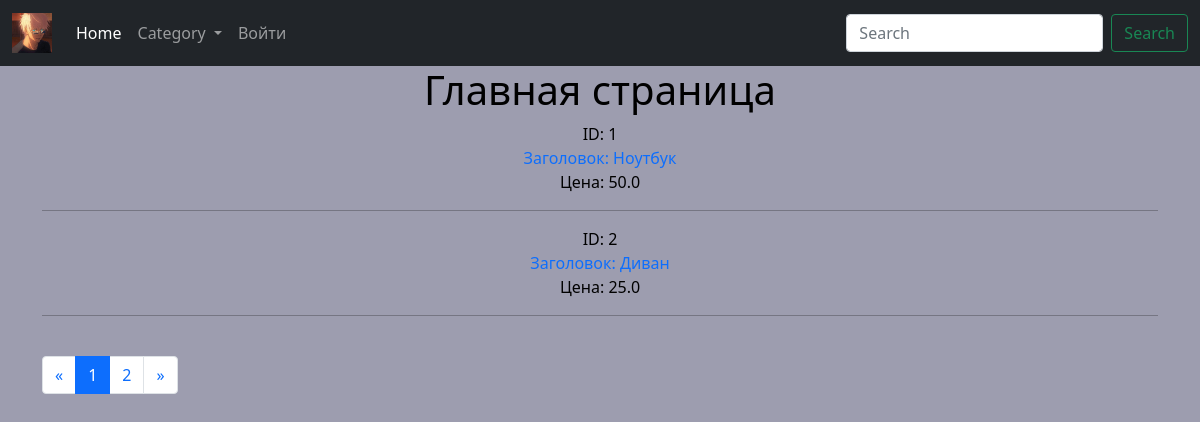
The page / on the database its author committed.
### products/models.py (models this page shows, shortened)
class Products(models.Model):
    title = models.CharField(max_length=100, verbose_name="Заголовок")
    description = models.TextField(null=True, blank=True, verbose_name="Описание")
    price = models.FloatField(verbose_name="Цена")
    category = models.ForeignKey(Category, on_delete=models.CASCADE, verbose_name="Категория")
    tags = models.ManyToManyField(Tag, blank=True, verbose_name="Теги")
    class Meta:
        verbose_name = "Продукт"
        verbose_name_plural = "Продукты"

### products/views.py (the view)
# urls.py: path('', views.main_page_view),
def main_page_view(request):
    page = int(request.GET.get('page', '1'))
    print('Страница', page)
    print(f'Объекты: [{(page - 1) * PAGE_SIZE}:{page * PAGE_SIZE}]')
    products = Products.objects.all()
    categories = Category.objects.all()
    total = products.count()
    page_count = total // PAGE_SIZE
    if total % PAGE_SIZE > 0:
        page_count += 1
    next_page = page + 1
    prev_page = page - 1
    for i in products:
        print('id:', i.id)
        print('title:', i.title)
        print('price:', i.price)
        print()
    data = {
        'title': 'Главная страница',
        'page': page,
        'next_page': next_page,
        'prev_page': prev_page,
        'last_page': page_count,
        'page_count': range(1, page_count + 1),
        'product_list': products[(page - 1) * PAGE_SIZE:page * PAGE_SIZE],
        'category_list': categories
    }
    return render(request, 'index.html', context=data)

### templates/index.html
{% extends 'layout.html' %}
{% block content %}
    <h1>{{ title }}</h1>
    {% for product in product_list %}
        <span>ID: {{ product.id }}</span><br/>
        <a href="/products/{{ product.id }}">Заголовок: {{ product.title }}</a><br/>
        <span>Цена: {{ product.price }}</span>
        <hr/>
    {% endfor %}
    <br>
    <nav aria-label="Page navigation example">
        <ul class="pagination">
            <li class="page-item">
                <a class="page-link" href="/?page={% if prev_page < 1 %}{{ last_page }}{% else %}{{ prev_page }} {% endif %}"
                   aria-label="Previous"><span aria-hidden="true">&laquo;</span>
                </a>
            </li>
            {% for i in page_count %}
                <li class="page-item {% if i == page %} active {% endif %}"><a class="page-link"
                                                                               href="/?page={{ i }}">{{ i }}</a></li>
            {% endfor %}
            <li class="page-item">
                <a class="page-link" href="/?page={% if next_page > last_page %} 1 {% else %}{{ next_page }}{% endif %}"
                   aria-label="Next"><span aria-hidden="true">&raquo;</span>
                </a>
            </li>
        </ul>
    </nav>
{% endblock %}

### static/css/style1.css (style rules this page uses)
body { background-color: #9d9daf; color: black; text-align: center; }
a { text-decoration: none; }

### rows shown on the page
Products: id "1", title "Ноутбук", price "50.0"
Products: id "2", title "Диван", price "25.0"

### other values the page prints
{{ title }} "Главная страница"
{{ i }} "1" "2"
